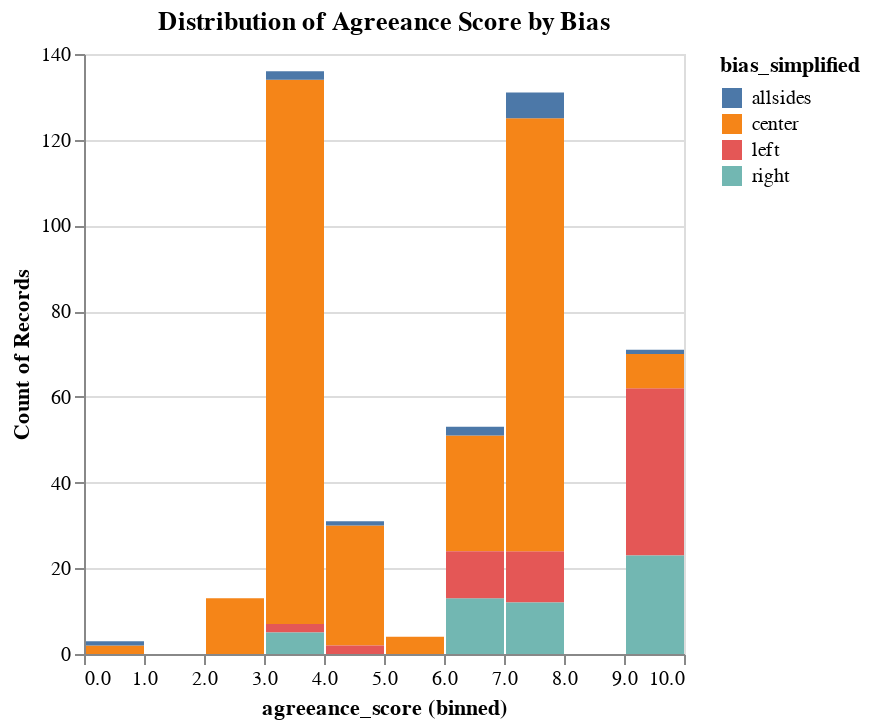

Notebook source saved alongside this figure:
### Code cell
# Using dataframe df: distribute the data

import altair as alt

# Create a histogram to visualize the distribution of 'agreeance_score'
chart = alt.Chart(df).mark_bar().encode(
    # Bin the 'agreeance_score' data for the histogram
    x=alt.X('agreeance_score', bin=True),
    # Count the occurrences in each bin
    y='count()',
    # Color the bars based on 'bias_simplified' for further distribution analysis
    color='bias_simplified'
).properties(
    # Set the title of the chart
    title='Distribution of Agreeance Score by Bias'
)

# Display the chart
chart

### Figure 1 — Vega-Lite specification as saved in the notebook (floating-point values rounded to 4 significant figures; data arrays with more than 128 entries replaced by an {"elided": "..."} marker saying what was removed)
{"config": {"view": {"continuousWidth": 300, "continuousHeight": 300}}, "data": {"name": "data-6f644b3bbc643025d2c6f147655194f2"}, "mark": {"type": "bar"}, "encoding": {"color": {"field": "bias_simplified", "type": "nominal"}, "x": {"bin": true, "field": "agreeance_score", "type": "quantitative"}, "y": {"aggregate": "count", "type": "quantitative"}}, "title": "Distribution of Agreeance Score by Bias", "$schema": "https://vega.github.io/schema/vega-lite/v5.20.1.json", "datasets": {"data-6f644b3bbc643025d2c6f147655194f2": {"elided": "442 records"}}}
